Frame 1 (no input): blank canvas, image omitted
Frame 60 (no input): blank canvas, image omitted
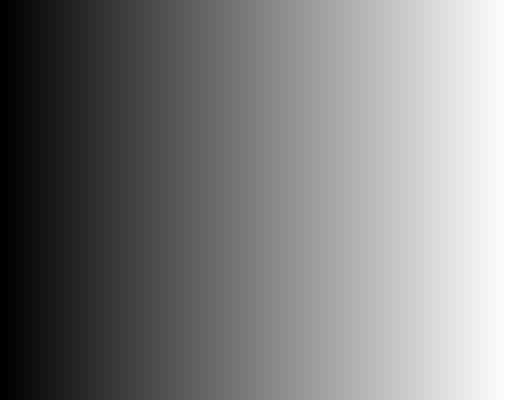
Frame 120 (the mouse pressed at the canvas centre since frame 60)

The p5.js sketch whose frames 1 and 60 were blank and that drew this single picture after the mouse press (run headless with seeded random() and noise() and a simulated clock; from frame 60 on, the mouse is pressed at the canvas centre):

// p5.js sketch
// ── sketch.js
function setup() {
  createCanvas(512, 400);
  noStroke();
}

function draw() {

  let numBars = map(mouseX, 0, width, 0, width/4);
  let barWidth = width / numBars;

  for (let i = 0; i < numBars; i++) {
    
    let c = map(i, 0, numBars - 1, 0, 255);
    
    fill(c);
    rect(i * barWidth, 0, barWidth, height);
  }
}
